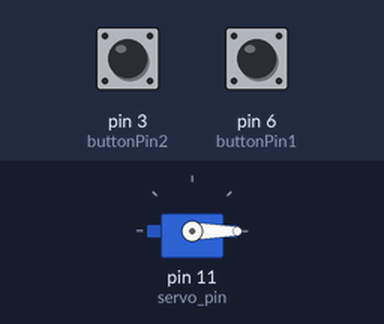
This sketch was run on a simulated Arduino Uno, built with avr-gcc and run on an emulated ATmega328P. Shown: servo. The test bench sets the inputs (shaded band); at power-on: pin 3 (buttonPin2) LOW, pin 6 (buttonPin1) LOW.

Above: at 1.2 s.
1.3 s: pin 3 (buttonPin2) pulled HIGH for 0.15 s
At 1.75 s:
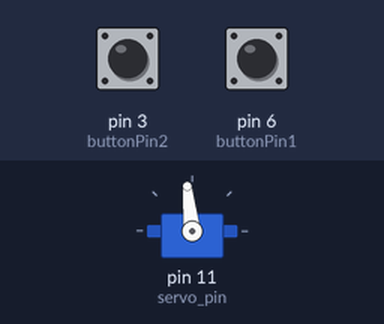
3.8 s: pin 6 (buttonPin1) pulled HIGH for 0.15 s
At 4.26 s:
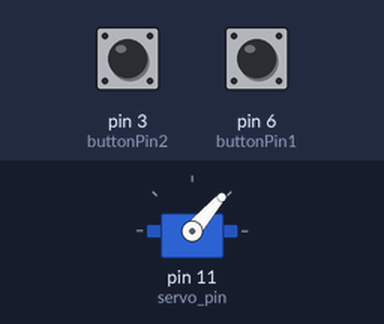
6.8 s: pin 6 (buttonPin1) pulled HIGH for 1 s
At 7.86 s:
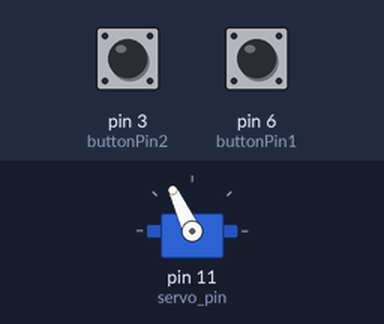
9.8 s: pin 3 (buttonPin2) driven HIGH and pin 6 (buttonPin1) driven HIGH
At 9.96 s:
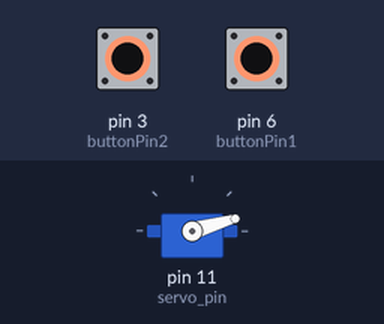
12.8 s: pin 3 (buttonPin2) driven LOW
15.8 s: pin 6 (buttonPin1) driven LOW
At 17.4 s:
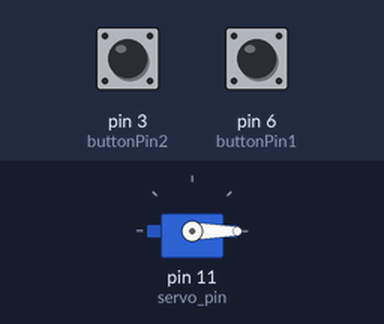
Timing chart, 0 to 18.6 s (numbered marks = the images above; inputs shaded):
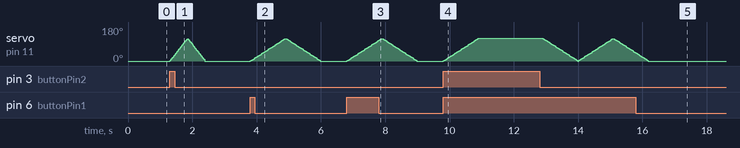

The sketch:

sketch_may8b.ino
```cpp
#include <Servo.h>

Servo myServo;  // Definieer een Servo object

const int buttonPin1 = 6;  // Pin van de eerste drukknop
const int buttonPin2 = 3;  // Pin van de tweede drukknop
int servo_pin = 11; // Pin voor de ServoMotor

void setup() {
  myServo.attach(servo_pin);  // Sluit de servomotor aan op servo_pin
  myServo.write(0);    // beginpositie van de servomotor

  pinMode(buttonPin1, INPUT);  // Configureer de eerste drukknop pin als input
  pinMode(buttonPin2, INPUT);  // Configureer de tweede drukknop pin als input

}

void loop() {
 ButtonPressed() ;// aanroepen van de ButtonPressed functie
}

void ButtonPressed(){
   int buttonState1 = digitalRead(buttonPin1);  // Lees de staat van de eerste drukknop
  int buttonState2 = digitalRead(buttonPin2);  // Lees de staat van de tweede drukknop

  if (buttonState1 == HIGH && buttonState2 == HIGH) {
    MoveServo(120, 1000);  // Draai de servomotor naar 120° in 1s
    delay(2000);  // Wacht 2 seconden voordat de servo naar 0 graden gaat
    MoveServo(0, 1000);  // Draai de servomotor terug naar 0° in 1s
  } else if (buttonState1 == HIGH) {
    MoveServo(120, 1000);  // Draai de servomotor naar 120° in 1s
    MoveServo(0, 1000);  // Draai de servomotor terug naar 0° in 1s
  } else if (buttonState2 == HIGH) {
    MoveServo(120, 500);  // Draai de servomotor naar 120° in 0.5s
    MoveServo(0, 500);  // Draai de servomotor terug naar 0° in 1s
  }
}
void MoveServo(int angle, int duration) {
  int initialAngle = myServo.read();  // Huidige positie van de servomotor
  int finalAngle = angle;  // Gewenste positie van de servomotor

  float step = (finalAngle - initialAngle) / (float)duration;  // Bepaal de stapgrootte op basis van de gewenste duur


  // Beweeg de servomotor naar de gewenste positie
  for (int i = 0; i <= duration; i++) {
    myServo.write(initialAngle + step * i);
    delay(1);
  }
}
```

Measured:
- after the input at 1.3 s, servo on pin 11 (servo_pin): rises from 0° to 118° in 0.55 s, then falls to 0° in 0.54 s
- after the input at 3.8 s, servo on pin 11 (servo_pin): rises from 0° to 118° in 1.1 s, then falls to 0° in 1.1 s
- after the input at 6.8 s, servo on pin 11 (servo_pin): rises from 0° to 118° in 1.1 s, then falls to 0° in 1.1 s
- after the input at 9.8 s, servo on pin 11 (servo_pin): moves from 0° to 120° over 1.1 s, starting at once
- after the input at 15.8 s, servo on pin 11 (servo_pin): goes on until 16.2 s, then stays 0°
